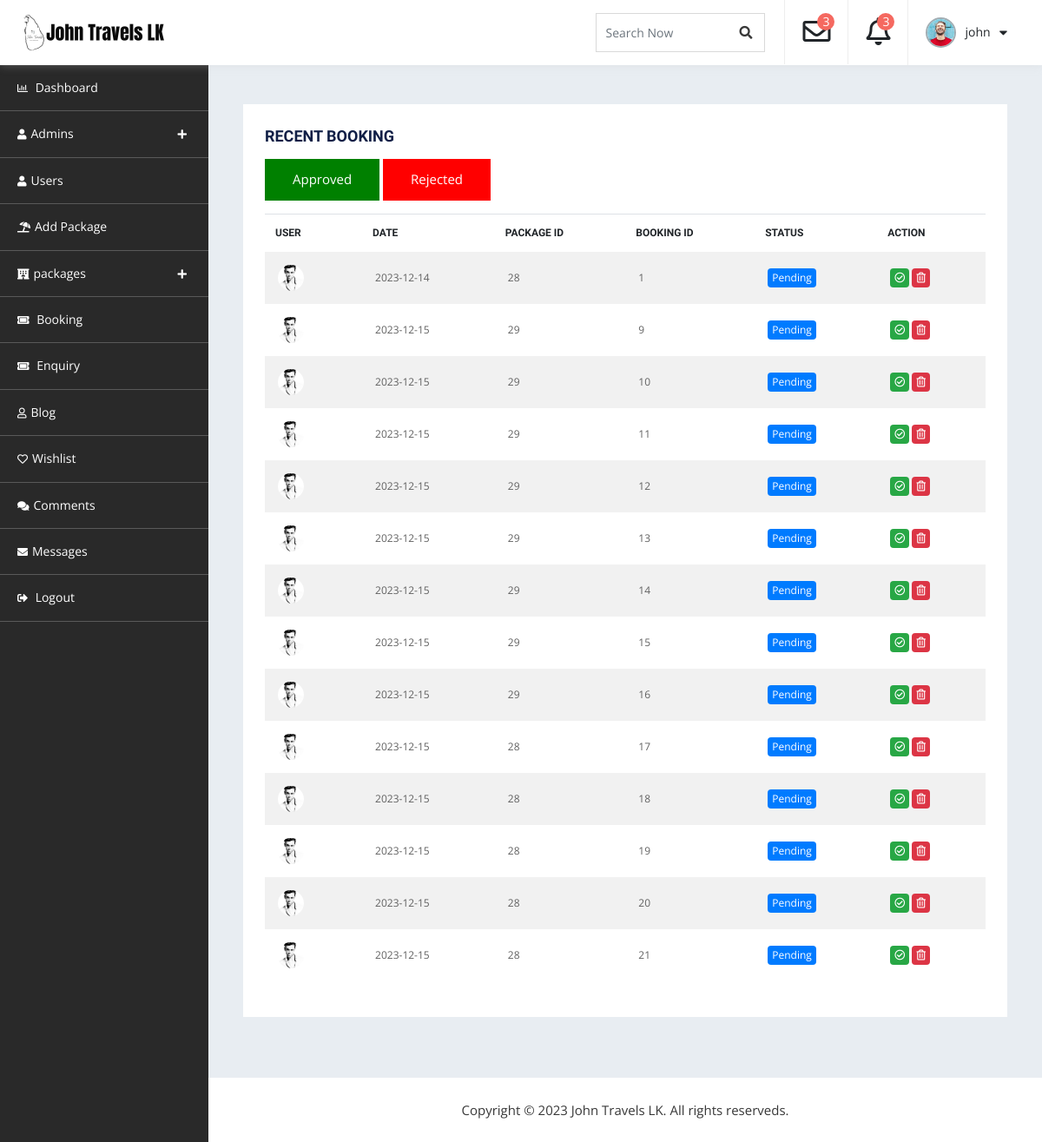
/admin_dashboard/db-booking.php (signed in), run on the app's committed database.
### tables this page shows
CREATE TABLE `package_booking` (
  `Booking_Id` int(11) NOT NULL,
  `Customer_Id` int(11) NOT NULL,
  `Pack_Id` int(11) NOT NULL,
  `Date` date NOT NULL DEFAULT current_timestamp(),
  `Status` varchar(25) NOT NULL DEFAULT 'Pending'
);

CREATE TABLE `customer_more_details` (
  `Customer_Id` int(11) NOT NULL,
  `First_name` varchar(255) NOT NULL,
  `Last_name` varchar(255) NOT NULL,
  `Mobile_number` int(11) NOT NULL,
  `NIC` varchar(12) NOT NULL,
  `City` varchar(255) NOT NULL,
  `Country` varchar(255) NOT NULL,
  `district` varchar(255) NOT NULL,
  `Address` varchar(255) NOT NULL,
  `Dob` date NOT NULL,
  `About` varchar(255) NOT NULL,
  `Image` varchar(256) NOT NULL,
  `Facebook` varchar(255) DEFAULT NULL,
  `Instagram` varchar(255) DEFAULT NULL,
  `Twitter` varchar(255) DEFAULT NULL,
  `Linkedin` varchar(255) DEFAULT NULL,
  `Whatsapp` varchar(255) DEFAULT NULL
);

### admin_dashboard/A-dashboard.php (called while the page is built)
<?php
function displayAdmin(){
    require '../admin_dashboard/db-connection.php';
    $id=$_SESSION["aid"];
    $query="SELECT * FROM admins WHERE Admin_Id ='$id'";
    $result = mysqli_query($conn,$query);
    if(mysqli_num_rows($result)==1){
        $row=mysqli_fetch_assoc($result);
    }
    else{
        echo "error";
    }
    return $row["First_name"];
}
function displayImg(){
    require '../admin_dashboard/db-connection.php';
    $id=$_SESSION["aid"];
    $query="SELECT * FROM admins WHERE Admin_Id ='$id'";
    $result = mysqli_query($conn,$query);
    if(mysqli_num_rows($result)==1){
        $row=mysqli_fetch_assoc($result);
        $img=$row["Image"];
    }
    else{
        $img="temp.png";
    }
    return $img;
}
?>

### admin_dashboard/A-show-customer.php (called while the page is built)
<?php
function show($id){
require 'db-connection.php';
$query="SELECT Image FROM `customer_more_details` WHERE Customer_Id='$id'";
$result=mysqli_query($conn,$query);
if($result){
    $row=mysqli_fetch_assoc($result);
    $img= $row['Image'];
}
else{
    echo "n";
}
return $img;
}
?>

### admin_dashboard/db-booking.php (the view, shortened to what this page needs)
<?php
require 'A-dashboard.php';
$name=displayAdmin();
?>
<!doctype html>
<html lang="en">
   <head>
      <link rel="stylesheet" href="assets/css/bootstrap.min.css" media="all">
      <link rel="stylesheet" type="text/css" href="assets/css/all.min.css">
      <link rel="stylesheet" type="text/css" href="style.css">
</head>
<body>
    <div id="container-wrapper">
        <div id="dashboard" class="dashboard-container">
            <div class="dashboard-header sticky-header">
                <div class="content-left  logo-section pull-left">
                    <h1><a href="../index.php"><img src="assets/images/logo.png" alt=""></a></h1>
                </div>
                <div class="heaer-content-right pull-right">
                    <div class="search-field">
                        <form>
                            <div class="form-group">
                                <input type="text" class="form-control" id="search" placeholder="Search Now">
                                <a href="#"><span class="search_btn"><i class="fa fa-search" aria-hidden="true"></i></span></a>
                            </div>
                        </form>
                    </div>
                    <div class="dropdown">
                        <a class="dropdown-toggle" id="notifyDropdown" data-toggle="dropdown" aria-haspopup="true" aria-expanded="false">
                            <div class="dropdown-item">
                                <i class="far fa-envelope"></i>
                                <span class="notify">3</span>
                            </div>
                        </a>
                    </div>
                    <div class="dropdown">
                        <a class="dropdown-toggle" data-toggle="dropdown">
                            <div class="dropdown-item">
                                <i class="far fa-bell"></i>
                                <span class="notify">3</span>
                            </div>
                        </a>
                    </div>
                    <div class="dropdown">
                        <a class="dropdown-toggle" data-toggle="dropdown">
                            <div class="dropdown-item profile-sec">
                            <?php
                                $img=displayImg();
                                ?>
                                <img src="admins/<?php echo $img;?>" alt="admin">
                                <span><?php echo $name;?></span>
                                <i class="fas fa-caret-down"></i>
                            </div>
                        </a>
                    </div>
                </div>
            </div>
            <div class="dashboard-navigation">
                <div id="dashboard-Navigation" class="slick-nav"></div>
                <div id="navigation" class="navigation-container">
                    <ul>
                        <li><a href="dashboard.php"><i class="far fa-chart-bar"></i> Dashboard</a></li>
                        <li><a><i class="fas fa-user"></i>Admins</a>
                        </li>
                        <li><a href="user.php"><i class="fas fa-user"></i>Users</a>
                        </li>
                        <li><a href="db-add-package.php"><i class="fas fa-umbrella-beach"></i>Add Package</a></li>
                        <li>
                            <a><i class="fas fa-hotel"></i></i>packages</a>
                        </li>
                        <li><a href="db-booking.php"><i class="fas fa-ticket-alt"></i> Booking</a></li>
                        <li><a href="db-enquiry.php"><i class="fas fa-ticket-alt"></i> Enquiry</a></li>
                        <li><a href="db-blog.php"><i class="far fa-user"></i>Blog</a></li>
                        <li><a href="db-wishlist.php"><i class="far fa-heart"></i>Wishlist</a></li>
                        <li><a href="db-comment.php"><i class="fas fa-comments"></i>Comments</a></li>
						<li><a href="db-messages.php"><i class="fas fa-envelope"></i>Messages</a></li>
                        <li><a href="login.php"><i class="fas fa-sign-out-alt"></i> Logout</a></li>
                    </ul>
                </div>
            </div>
            <div class="db-info-wrap db-booking">
                <div class="dashboard-box table-opp-color-box">
                    <h4>Recent Booking</h4>
                    <p><a href="db-approved-booking.php"><button style="background-color: green; border:none; color:white; padding:15px 32px; text-align:center;display:inline-block">Approved</button></a>
                    <a href="db-rejected-booking.php"><button style="background-color: red; border:none; color:white; padding:15px 32px; text-align:center;display:inline-block">Rejected</button></a></p>
                    <div class="table-responsive">
                        <table class="table">
                            <thead>
                                <tr>
                                    <th>User</th>
                                    <th>Date</th>
                                    <th>Package Id</th>
                                    <th>Booking Id</th>
                                    <th>status</th>
                                    <th>action</th>
                                </tr>
                            </thead>
                            <tbody>
                                <?php
                                require 'db-connection.php';
                                $query= "SELECT * FROM `package_booking` WHERE Status='Pending'";
                                $result= mysqli_query($conn,$query);
                                if($result){
                                    while($row=mysqli_fetch_assoc($result)):
                                        $id=$row['Customer_Id'];
                                        require_once 'A-show-customer.php';
                                        $r=show($row['Customer_Id']);
                                ?>
                                <tr>
                                    <td>
                                        <a href="view-user.php?id=<?php echo $row['Customer_Id'] ?>"><span class="list-img"><img src="../user_dashboard/Customers/<?php echo $r ?>" alt="">
                                        </span></a>
                                    </td>
                                    <td><?php echo $row['Date'] ?></td>
                                    <td><?php echo $row['Pack_Id'] ?></td>
                                    <td><?php echo $row['Booking_Id'] ?></td>
                                    <td><span class="badge badge-primary"><?php echo $row['Status'] ?></span></td>
                                    <td>
                                        <a href="A-approved-booking.php?id=<?php echo $row['Booking_Id'] ?>"><span class="badge badge-success"><i class="far fa-check-circle"></i></span></a>
                                        <a href="A-booking-reject.php?id=<?php echo $row['Booking_Id'] ?>"><span class="badge badge-danger"><i class="far fa-trash-alt"></i></span></a>
                                    </td>
                                </tr>
                                <?php
                                endwhile;
                                }
                                ?>
                            </tbody>
                        </table>
                    </div>
                </div>
            </div>
            <div class="copyrights">
               Copyright © 2023 John Travels LK. All rights reserveds.
            </div>
        </div>
    </div>
</body>
</html>

### data on the page
package_booking: Customer_Id.Image (picture), Date "2023-12-14", Pack_Id "28", Booking_Id "1", Status "Pending"
package_booking: Customer_Id.Image (picture), Date "2023-12-15", Pack_Id "29", Booking_Id "9", Status "Pending"
package_booking: Customer_Id.Image (picture), Date "2023-12-15", Pack_Id "29", Booking_Id "10", Status "Pending"
package_booking: Customer_Id.Image (picture), Date "2023-12-15", Pack_Id "29", Booking_Id "11", Status "Pending"
package_booking: Customer_Id.Image (picture), Date "2023-12-15", Pack_Id "29", Booking_Id "12", Status "Pending"
package_booking: Customer_Id.Image (picture), Date "2023-12-15", Pack_Id "29", Booking_Id "13", Status "Pending"
package_booking: Customer_Id.Image (picture), Date "2023-12-15", Pack_Id "29", Booking_Id "14", Status "Pending"
package_booking: Customer_Id.Image (picture), Date "2023-12-15", Pack_Id "29", Booking_Id "15", Status "Pending"
package_booking: Customer_Id.Image (picture), Date "2023-12-15", Pack_Id "29", Booking_Id "16", Status "Pending"
package_booking: Customer_Id.Image (picture), Date "2023-12-15", Pack_Id "28", Booking_Id "17", Status "Pending"
package_booking: Customer_Id.Image (picture), Date "2023-12-15", Pack_Id "28", Booking_Id "18", Status "Pending"
package_booking: Customer_Id.Image (picture), Date "2023-12-15", Pack_Id "28", Booking_Id "19", Status "Pending"
package_booking: Customer_Id.Image (picture), Date "2023-12-15", Pack_Id "28", Booking_Id "20", Status "Pending"
package_booking: Customer_Id.Image (picture), Date "2023-12-15", Pack_Id "28", Booking_Id "21", Status "Pending"

### other printed values
$name "john"
